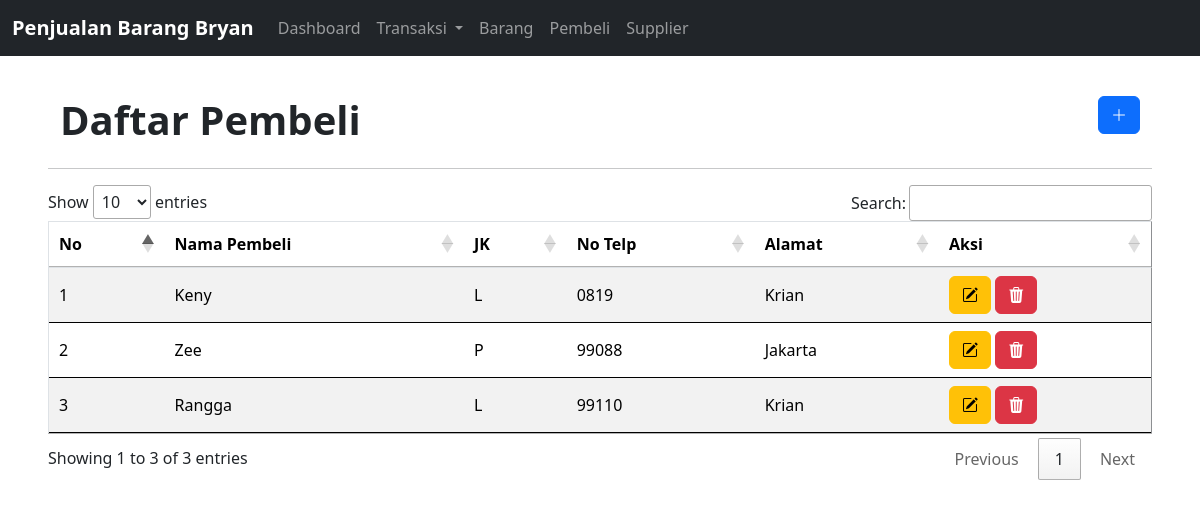
/pembeli.php, run on the app's committed database.
### tables this page shows
CREATE TABLE `pembeli` (
  `id_pembeli` int(11) NOT NULL,
  `nama_pembeli` varchar(30) NOT NULL,
  `jk` char(1) NOT NULL,
  `no_telp` char(14) NOT NULL,
  `alamat` varchar(50) NOT NULL
);

### pembeli.php (the view, shortened to what this page needs)
<?php
require 'backend/function.php';
$i = 1;
$get = mysqli_query($con, "SELECT * FROM pembeli");
?>
<!DOCTYPE html>
<html lang="en">
<head>
    <link href="https://cdn.jsdelivr.net/npm/bootstrap@5.3.2/dist/css/bootstrap.min.css" rel="stylesheet" />
    <link rel="stylesheet" href="https://cdn.jsdelivr.net/npm/bootstrap-icons@1.11.1/font/bootstrap-icons.css" />
    <link rel="stylesheet" href="https://cdn.datatables.net/1.13.6/css/jquery.dataTables.min.css" />
</head>
<body class="p-5">
<?php
    include 'nav.php';
    ?>
    <div class="container-fluid mt-5">
        <div class="row">
            <div class="col-6">
            <h1 class="fw-bold">Daftar Pembeli</h1>
            </div>
            <div class="col-6">
            <button type="button" class="btn btn-primary float-end" data-bs-toggle="modal" data-bs-target="#Insert">
            <i class="bi bi-plus-lg"></i>
                  </button>
            </div>
        </div>
    </div>
    <hr>
    <table id="example" border="1" width="100%" class="table table-striped">
        <thead>
            <tr>
                <th>No</th>
                <th>Nama Pembeli</th>
                <th>JK</th>
                <th>No Telp</th>
                <th>Alamat</th>
                <th>Aksi</th>
            </tr>
        </thead>
        <tbody>
            <?php
    while($pmbl=mysqli_fetch_assoc($get)){
        $id_pembeli = $pmbl['id_pembeli'];
        $nama_pembeli = $pmbl['nama_pembeli'];
        $jk = $pmbl['jk'];
        $no_telp = $pmbl['no_telp'];
        $alamat = $pmbl['alamat'];
            ?>
            <tr>
                <td><?= $i++?></td>
                <td><?= $nama_pembeli;?></td>
                <td><?= $jk;?></td>
                <td><?= $no_telp;?></td>
                <td><?= $alamat;?></td>
                <td>
                <button type="button" class="btn btn-warning" data-bs-toggle="modal" data-bs-target="#Edit<?=$id_pembeli;?>">
                        <i class="bi bi-pencil-square"></i>
                      </button>
                      <button type="button" class="btn btn-danger" data-bs-toggle="modal" data-bs-target="#Delete<?=$id_pembeli;?>">
                        <i class="bi bi-trash3-fill"></i>
                </td>
            </tr>
            <?php }; ?>
        </tbody>
    </table>
</body>
</html>

### data on the page
pembeli: nama_pembeli "Keny", jk "L", no_telp "0819", alamat "Krian"
pembeli: nama_pembeli "Zee", jk "P", no_telp "99088", alamat "Jakarta"
pembeli: nama_pembeli "Rangga", jk "L", no_telp "99110", alamat "Krian"
